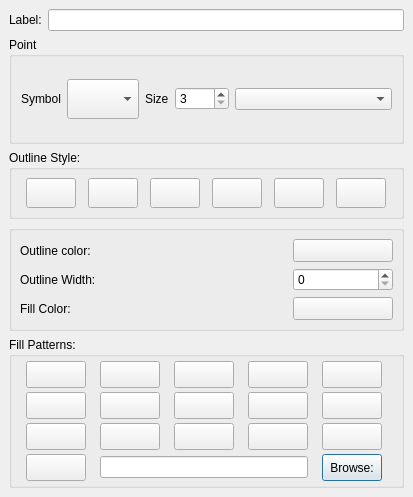
<ui version="4.0" >
 <class>QgsSingleSymbolDialogBase</class>
 <widget class="QDialog" name="QgsSingleSymbolDialogBase" >
  <property name="geometry" >
   <rect>
    <x>0</x>
    <y>0</y>
    <width>413</width>
    <height>497</height>
   </rect>
  </property>
  <property name="sizePolicy" >
   <sizepolicy vsizetype="Preferred" hsizetype="MinimumExpanding" >
    <horstretch>0</horstretch>
    <verstretch>0</verstretch>
   </sizepolicy>
  </property>
  <property name="windowTitle" >
   <string>Single Symbol</string>
  </property>
  <layout class="QGridLayout" >
   <property name="leftMargin" >
    <number>9</number>
   </property>
   <property name="topMargin" >
    <number>9</number>
   </property>
   <property name="rightMargin" >
    <number>9</number>
   </property>
   <property name="bottomMargin" >
    <number>9</number>
   </property>
   <property name="horizontalSpacing" >
    <number>6</number>
   </property>
   <property name="verticalSpacing" >
    <number>6</number>
   </property>
   <item row="0" column="0" >
    <layout class="QHBoxLayout" >
     <property name="spacing" >
      <number>6</number>
     </property>
     <property name="leftMargin" >
      <number>0</number>
     </property>
     <property name="topMargin" >
      <number>0</number>
     </property>
     <property name="rightMargin" >
      <number>0</number>
     </property>
     <property name="bottomMargin" >
      <number>0</number>
     </property>
     <item>
      <widget class="QLabel" name="mLabel" >
       <property name="minimumSize" >
        <size>
         <width>0</width>
         <height>22</height>
        </size>
       </property>
       <property name="text" >
        <string>Label:</string>
       </property>
       <property name="buddy" >
        <cstring>mLabelEdit</cstring>
       </property>
      </widget>
     </item>
     <item>
      <widget class="QLineEdit" name="mLabelEdit" >
       <property name="minimumSize" >
        <size>
         <width>0</width>
         <height>22</height>
        </size>
       </property>
      </widget>
     </item>
    </layout>
   </item>
   <item row="1" column="0" >
    <widget class="QGroupBox" name="mGroupPoint" >
     <property name="title" >
      <string>Point</string>
     </property>
     <layout class="QGridLayout" >
      <property name="leftMargin" >
       <number>9</number>
      </property>
      <property name="topMargin" >
       <number>9</number>
      </property>
      <property name="rightMargin" >
       <number>9</number>
      </property>
      <property name="bottomMargin" >
       <number>9</number>
      </property>
      <property name="horizontalSpacing" >
       <number>6</number>
      </property>
      <property name="verticalSpacing" >
       <number>6</number>
      </property>
      <item row="0" column="1" >
       <widget class="QComboBox" name="mPointSymbolComboBox" >
        <property name="sizePolicy" >
         <sizepolicy vsizetype="Expanding" hsizetype="Preferred" >
          <horstretch>0</horstretch>
          <verstretch>0</verstretch>
         </sizepolicy>
        </property>
        <property name="minimumSize" >
         <size>
          <width>0</width>
          <height>0</height>
         </size>
        </property>
        <property name="maximumSize" >
         <size>
          <width>32767</width>
          <height>40</height>
         </size>
        </property>
       </widget>
      </item>
      <item row="0" column="3" >
       <widget class="QLabel" name="textLabel1_2" >
        <property name="text" >
         <string>Size</string>
        </property>
        <property name="buddy" >
         <cstring>mPointSizeSpinBox</cstring>
        </property>
       </widget>
      </item>
      <item row="0" column="4" >
       <widget class="QSpinBox" name="mPointSizeSpinBox" >
        <property name="minimum" >
         <number>3</number>
        </property>
        <property name="maximum" >
         <number>1000</number>
        </property>
        <property name="singleStep" >
         <number>1</number>
        </property>
        <property name="value" >
         <number>3</number>
        </property>
       </widget>
      </item>
      <item row="0" column="0" >
       <widget class="QLabel" name="textLabel1" >
        <property name="sizePolicy" >
         <sizepolicy vsizetype="Minimum" hsizetype="Preferred" >
          <horstretch>0</horstretch>
          <verstretch>0</verstretch>
         </sizepolicy>
        </property>
        <property name="text" >
         <string>Symbol</string>
        </property>
        <property name="buddy" >
         <cstring>mPointSymbolComboBox</cstring>
        </property>
       </widget>
      </item>
      <item row="0" column="5" >
       <widget class="QComboBox" name="mScaleTypeSelect" >
        <property name="sizePolicy" >
         <sizepolicy vsizetype="Fixed" hsizetype="Expanding" >
          <horstretch>0</horstretch>
          <verstretch>0</verstretch>
         </sizepolicy>
        </property>
       </widget>
      </item>
     </layout>
    </widget>
   </item>
   <item row="4" column="0" >
    <widget class="QGroupBox" name="grpPattern" >
     <property name="title" >
      <string>Fill Patterns:</string>
     </property>
     <layout class="QGridLayout" >
      <property name="leftMargin" >
       <number>4</number>
      </property>
      <property name="topMargin" >
       <number>4</number>
      </property>
      <property name="rightMargin" >
       <number>4</number>
      </property>
      <property name="bottomMargin" >
       <number>4</number>
      </property>
      <property name="horizontalSpacing" >
       <number>4</number>
      </property>
      <property name="verticalSpacing" >
       <number>4</number>
      </property>
      <item row="1" column="1" >
       <widget class="QToolButton" name="dense5" >
        <property name="maximumSize" >
         <size>
          <width>60</width>
          <height>30</height>
         </size>
        </property>
        <property name="text" >
         <string/>
        </property>
        <property name="iconSize" >
         <size>
          <width>50</width>
          <height>20</height>
         </size>
        </property>
        <property name="checkable" >
         <bool>true</bool>
        </property>
        <property name="autoExclusive" >
         <bool>true</bool>
        </property>
       </widget>
      </item>
      <item row="0" column="2" >
       <widget class="QToolButton" name="dense4" >
        <property name="maximumSize" >
         <size>
          <width>60</width>
          <height>30</height>
         </size>
        </property>
        <property name="text" >
         <string/>
        </property>
        <property name="iconSize" >
         <size>
          <width>50</width>
          <height>20</height>
         </size>
        </property>
        <property name="checkable" >
         <bool>true</bool>
        </property>
        <property name="autoExclusive" >
         <bool>true</bool>
        </property>
       </widget>
      </item>
      <item row="0" column="0" >
       <widget class="QToolButton" name="solid" >
        <property name="maximumSize" >
         <size>
          <width>60</width>
          <height>30</height>
         </size>
        </property>
        <property name="text" >
         <string/>
        </property>
        <property name="iconSize" >
         <size>
          <width>50</width>
          <height>20</height>
         </size>
        </property>
        <property name="checkable" >
         <bool>true</bool>
        </property>
        <property name="autoExclusive" >
         <bool>true</bool>
        </property>
       </widget>
      </item>
      <item row="0" column="1" >
       <widget class="QToolButton" name="fdiag" >
        <property name="maximumSize" >
         <size>
          <width>60</width>
          <height>30</height>
         </size>
        </property>
        <property name="text" >
         <string/>
        </property>
        <property name="iconSize" >
         <size>
          <width>50</width>
          <height>20</height>
         </size>
        </property>
        <property name="checkable" >
         <bool>true</bool>
        </property>
        <property name="autoExclusive" >
         <bool>true</bool>
        </property>
       </widget>
      </item>
      <item row="0" column="3" >
       <widget class="QToolButton" name="horizontal" >
        <property name="maximumSize" >
         <size>
          <width>60</width>
          <height>30</height>
         </size>
        </property>
        <property name="text" >
         <string/>
        </property>
        <property name="iconSize" >
         <size>
          <width>50</width>
          <height>20</height>
         </size>
        </property>
        <property name="checkable" >
         <bool>true</bool>
        </property>
        <property name="autoExclusive" >
         <bool>true</bool>
        </property>
       </widget>
      </item>
      <item row="1" column="0" >
       <widget class="QToolButton" name="diagcross" >
        <property name="maximumSize" >
         <size>
          <width>60</width>
          <height>30</height>
         </size>
        </property>
        <property name="text" >
         <string/>
        </property>
        <property name="iconSize" >
         <size>
          <width>50</width>
          <height>20</height>
         </size>
        </property>
        <property name="checkable" >
         <bool>true</bool>
        </property>
        <property name="autoExclusive" >
         <bool>true</bool>
        </property>
       </widget>
      </item>
      <item row="0" column="4" >
       <widget class="QToolButton" name="bdiag" >
        <property name="sizePolicy" >
         <sizepolicy vsizetype="Minimum" hsizetype="Minimum" >
          <horstretch>0</horstretch>
          <verstretch>0</verstretch>
         </sizepolicy>
        </property>
        <property name="minimumSize" >
         <size>
          <width>0</width>
          <height>0</height>
         </size>
        </property>
        <property name="maximumSize" >
         <size>
          <width>60</width>
          <height>30</height>
         </size>
        </property>
        <property name="text" >
         <string/>
        </property>
        <property name="iconSize" >
         <size>
          <width>50</width>
          <height>20</height>
         </size>
        </property>
        <property name="checkable" >
         <bool>true</bool>
        </property>
        <property name="autoExclusive" >
         <bool>true</bool>
        </property>
       </widget>
      </item>
      <item row="2" column="1" >
       <widget class="QToolButton" name="cross" >
        <property name="sizePolicy" >
         <sizepolicy vsizetype="Preferred" hsizetype="Preferred" >
          <horstretch>0</horstretch>
          <verstretch>0</verstretch>
         </sizepolicy>
        </property>
        <property name="maximumSize" >
         <size>
          <width>60</width>
          <height>30</height>
         </size>
        </property>
        <property name="text" >
         <string/>
        </property>
        <property name="iconSize" >
         <size>
          <width>50</width>
          <height>20</height>
         </size>
        </property>
        <property name="checkable" >
         <bool>true</bool>
        </property>
        <property name="autoExclusive" >
         <bool>true</bool>
        </property>
       </widget>
      </item>
      <item row="1" column="2" >
       <widget class="QToolButton" name="vertical" >
        <property name="maximumSize" >
         <size>
          <width>60</width>
          <height>30</height>
         </size>
        </property>
        <property name="text" >
         <string/>
        </property>
        <property name="iconSize" >
         <size>
          <width>50</width>
          <height>20</height>
         </size>
        </property>
        <property name="checkable" >
         <bool>true</bool>
        </property>
        <property name="autoExclusive" >
         <bool>true</bool>
        </property>
       </widget>
      </item>
      <item row="1" column="3" >
       <widget class="QToolButton" name="dense1" >
        <property name="maximumSize" >
         <size>
          <width>60</width>
          <height>30</height>
         </size>
        </property>
        <property name="text" >
         <string/>
        </property>
        <property name="iconSize" >
         <size>
          <width>50</width>
          <height>20</height>
         </size>
        </property>
        <property name="checkable" >
         <bool>true</bool>
        </property>
        <property name="autoExclusive" >
         <bool>true</bool>
        </property>
       </widget>
      </item>
      <item row="1" column="4" >
       <widget class="QToolButton" name="dense3" >
        <property name="sizePolicy" >
         <sizepolicy vsizetype="Preferred" hsizetype="Preferred" >
          <horstretch>0</horstretch>
          <verstretch>0</verstretch>
         </sizepolicy>
        </property>
        <property name="minimumSize" >
         <size>
          <width>0</width>
          <height>0</height>
         </size>
        </property>
        <property name="maximumSize" >
         <size>
          <width>60</width>
          <height>30</height>
         </size>
        </property>
        <property name="text" >
         <string/>
        </property>
        <property name="iconSize" >
         <size>
          <width>50</width>
          <height>20</height>
         </size>
        </property>
        <property name="checkable" >
         <bool>true</bool>
        </property>
        <property name="autoExclusive" >
         <bool>true</bool>
        </property>
       </widget>
      </item>
      <item row="2" column="2" >
       <widget class="QToolButton" name="dense2" >
        <property name="sizePolicy" >
         <sizepolicy vsizetype="Preferred" hsizetype="Preferred" >
          <horstretch>0</horstretch>
          <verstretch>0</verstretch>
         </sizepolicy>
        </property>
        <property name="maximumSize" >
         <size>
          <width>60</width>
          <height>30</height>
         </size>
        </property>
        <property name="text" >
         <string/>
        </property>
        <property name="iconSize" >
         <size>
          <width>50</width>
          <height>20</height>
         </size>
        </property>
        <property name="checkable" >
         <bool>true</bool>
        </property>
        <property name="autoExclusive" >
         <bool>true</bool>
        </property>
       </widget>
      </item>
      <item row="2" column="4" >
       <widget class="QToolButton" name="nopen" >
        <property name="sizePolicy" >
         <sizepolicy vsizetype="Preferred" hsizetype="Preferred" >
          <horstretch>0</horstretch>
          <verstretch>0</verstretch>
         </sizepolicy>
        </property>
        <property name="minimumSize" >
         <size>
          <width>0</width>
          <height>0</height>
         </size>
        </property>
        <property name="maximumSize" >
         <size>
          <width>60</width>
          <height>30</height>
         </size>
        </property>
        <property name="toolTip" >
         <string>No Fill</string>
        </property>
        <property name="text" >
         <string/>
        </property>
        <property name="iconSize" >
         <size>
          <width>50</width>
          <height>20</height>
         </size>
        </property>
        <property name="checkable" >
         <bool>true</bool>
        </property>
        <property name="autoExclusive" >
         <bool>true</bool>
        </property>
       </widget>
      </item>
      <item row="2" column="0" >
       <widget class="QToolButton" name="dense6" >
        <property name="sizePolicy" >
         <sizepolicy vsizetype="Preferred" hsizetype="Preferred" >
          <horstretch>0</horstretch>
          <verstretch>0</verstretch>
         </sizepolicy>
        </property>
        <property name="maximumSize" >
         <size>
          <width>60</width>
          <height>30</height>
         </size>
        </property>
        <property name="text" >
         <string/>
        </property>
        <property name="iconSize" >
         <size>
          <width>50</width>
          <height>20</height>
         </size>
        </property>
        <property name="checkable" >
         <bool>true</bool>
        </property>
        <property name="autoExclusive" >
         <bool>true</bool>
        </property>
       </widget>
      </item>
      <item row="2" column="3" >
       <widget class="QToolButton" name="dense7" >
        <property name="sizePolicy" >
         <sizepolicy vsizetype="Preferred" hsizetype="Preferred" >
          <horstretch>0</horstretch>
          <verstretch>0</verstretch>
         </sizepolicy>
        </property>
        <property name="maximumSize" >
         <size>
          <width>60</width>
          <height>30</height>
         </size>
        </property>
        <property name="text" >
         <string/>
        </property>
        <property name="iconSize" >
         <size>
          <width>50</width>
          <height>20</height>
         </size>
        </property>
        <property name="checkable" >
         <bool>true</bool>
        </property>
        <property name="autoExclusive" >
         <bool>true</bool>
        </property>
       </widget>
      </item>
      <item row="3" column="1" colspan="3" >
       <widget class="QLineEdit" name="textureFilePath" />
      </item>
      <item row="3" column="4" >
       <widget class="QPushButton" name="textureSelect" >
        <property name="maximumSize" >
         <size>
          <width>60</width>
          <height>30</height>
         </size>
        </property>
        <property name="text" >
         <string>Browse:</string>
        </property>
       </widget>
      </item>
      <item row="3" column="0" >
       <widget class="QToolButton" name="texture" >
        <property name="sizePolicy" >
         <sizepolicy vsizetype="Preferred" hsizetype="Preferred" >
          <horstretch>0</horstretch>
          <verstretch>0</verstretch>
         </sizepolicy>
        </property>
        <property name="maximumSize" >
         <size>
          <width>60</width>
          <height>30</height>
         </size>
        </property>
        <property name="text" >
         <string/>
        </property>
        <property name="iconSize" >
         <size>
          <width>50</width>
          <height>20</height>
         </size>
        </property>
        <property name="checkable" >
         <bool>true</bool>
        </property>
        <property name="autoExclusive" >
         <bool>true</bool>
        </property>
       </widget>
      </item>
     </layout>
    </widget>
   </item>
   <item row="2" column="0" >
    <widget class="QGroupBox" name="groupBox_2" >
     <property name="title" >
      <string>Outline Style:</string>
     </property>
     <layout class="QGridLayout" >
      <property name="leftMargin" >
       <number>8</number>
      </property>
      <property name="topMargin" >
       <number>8</number>
      </property>
      <property name="rightMargin" >
       <number>8</number>
      </property>
      <property name="bottomMargin" >
       <number>8</number>
      </property>
      <property name="horizontalSpacing" >
       <number>6</number>
      </property>
      <property name="verticalSpacing" >
       <number>6</number>
      </property>
      <item row="0" column="2" >
       <widget class="QToolButton" name="pbnLineDashDot" >
        <property name="maximumSize" >
         <size>
          <width>50</width>
          <height>30</height>
         </size>
        </property>
        <property name="text" >
         <string/>
        </property>
        <property name="iconSize" >
         <size>
          <width>60</width>
          <height>26</height>
         </size>
        </property>
        <property name="checkable" >
         <bool>true</bool>
        </property>
        <property name="autoExclusive" >
         <bool>true</bool>
        </property>
       </widget>
      </item>
      <item row="0" column="4" >
       <widget class="QToolButton" name="pbnLineDashDotDot" >
        <property name="maximumSize" >
         <size>
          <width>50</width>
          <height>30</height>
         </size>
        </property>
        <property name="text" >
         <string/>
        </property>
        <property name="iconSize" >
         <size>
          <width>60</width>
          <height>26</height>
         </size>
        </property>
        <property name="checkable" >
         <bool>true</bool>
        </property>
        <property name="autoExclusive" >
         <bool>true</bool>
        </property>
       </widget>
      </item>
      <item row="0" column="0" >
       <widget class="QToolButton" name="pbnLineSolid" >
        <property name="maximumSize" >
         <size>
          <width>50</width>
          <height>30</height>
         </size>
        </property>
        <property name="text" >
         <string/>
        </property>
        <property name="iconSize" >
         <size>
          <width>60</width>
          <height>26</height>
         </size>
        </property>
        <property name="checkable" >
         <bool>true</bool>
        </property>
        <property name="autoExclusive" >
         <bool>true</bool>
        </property>
       </widget>
      </item>
      <item row="0" column="3" >
       <widget class="QToolButton" name="pbnLineDash" >
        <property name="maximumSize" >
         <size>
          <width>50</width>
          <height>30</height>
         </size>
        </property>
        <property name="text" >
         <string/>
        </property>
        <property name="iconSize" >
         <size>
          <width>60</width>
          <height>26</height>
         </size>
        </property>
        <property name="checkable" >
         <bool>true</bool>
        </property>
        <property name="autoExclusive" >
         <bool>true</bool>
        </property>
       </widget>
      </item>
      <item row="0" column="1" >
       <widget class="QToolButton" name="pbnLineDot" >
        <property name="maximumSize" >
         <size>
          <width>50</width>
          <height>30</height>
         </size>
        </property>
        <property name="text" >
         <string/>
        </property>
        <property name="iconSize" >
         <size>
          <width>60</width>
          <height>26</height>
         </size>
        </property>
        <property name="checkable" >
         <bool>true</bool>
        </property>
        <property name="autoExclusive" >
         <bool>true</bool>
        </property>
       </widget>
      </item>
      <item row="0" column="5" >
       <widget class="QToolButton" name="pbnLineNoPen" >
        <property name="maximumSize" >
         <size>
          <width>50</width>
          <height>30</height>
         </size>
        </property>
        <property name="text" >
         <string/>
        </property>
        <property name="iconSize" >
         <size>
          <width>60</width>
          <height>26</height>
         </size>
        </property>
        <property name="checkable" >
         <bool>true</bool>
        </property>
        <property name="autoExclusive" >
         <bool>true</bool>
        </property>
       </widget>
      </item>
     </layout>
    </widget>
   </item>
   <item row="3" column="0" >
    <widget class="QGroupBox" name="groupBox_3" >
     <property name="title" >
      <string/>
     </property>
     <layout class="QGridLayout" >
      <property name="leftMargin" >
       <number>8</number>
      </property>
      <property name="topMargin" >
       <number>8</number>
      </property>
      <property name="rightMargin" >
       <number>8</number>
      </property>
      <property name="bottomMargin" >
       <number>8</number>
      </property>
      <property name="horizontalSpacing" >
       <number>6</number>
      </property>
      <property name="verticalSpacing" >
       <number>6</number>
      </property>
      <item row="1" column="2" >
       <spacer>
        <property name="orientation" >
         <enum>Qt::Horizontal</enum>
        </property>
        <property name="sizeType" >
         <enum>QSizePolicy::Expanding</enum>
        </property>
        <property name="sizeHint" >
         <size>
          <width>201</width>
          <height>16</height>
         </size>
        </property>
       </spacer>
      </item>
      <item row="1" column="3" >
       <widget class="QSpinBox" name="outlinewidthspinbox" >
        <property name="sizePolicy" >
         <sizepolicy vsizetype="Fixed" hsizetype="Maximum" >
          <horstretch>0</horstretch>
          <verstretch>0</verstretch>
         </sizepolicy>
        </property>
        <property name="maximumSize" >
         <size>
          <width>100</width>
          <height>32767</height>
         </size>
        </property>
        <property name="minimum" >
         <number>0</number>
        </property>
       </widget>
      </item>
      <item row="1" column="0" colspan="2" >
       <widget class="QLabel" name="outlinewidthlabel" >
        <property name="text" >
         <string>Outline Width:</string>
        </property>
        <property name="buddy" >
         <cstring>outlinewidthspinbox</cstring>
        </property>
       </widget>
      </item>
      <item row="0" column="3" >
       <widget class="QgsColorButton" name="btnOutlineColor" >
        <property name="minimumSize" >
         <size>
          <width>100</width>
          <height>0</height>
         </size>
        </property>
        <property name="text" >
         <string/>
        </property>
       </widget>
      </item>
      <item row="2" column="3" >
       <widget class="QgsColorButton" name="btnFillColor" >
        <property name="minimumSize" >
         <size>
          <width>100</width>
          <height>0</height>
         </size>
        </property>
        <property name="text" >
         <string/>
        </property>
       </widget>
      </item>
      <item row="2" column="1" colspan="2" >
       <spacer>
        <property name="orientation" >
         <enum>Qt::Horizontal</enum>
        </property>
        <property name="sizeType" >
         <enum>QSizePolicy::Expanding</enum>
        </property>
        <property name="sizeHint" >
         <size>
          <width>138</width>
          <height>16</height>
         </size>
        </property>
       </spacer>
      </item>
      <item row="2" column="0" >
       <widget class="QLabel" name="fillcolorlabel" >
        <property name="text" >
         <string>Fill Color:</string>
        </property>
        <property name="buddy" >
         <cstring>btnFillColor</cstring>
        </property>
       </widget>
      </item>
      <item row="0" column="0" colspan="2" >
       <widget class="QLabel" name="outlinecolorlabel" >
        <property name="text" >
         <string>Outline color:</string>
        </property>
        <property name="buddy" >
         <cstring>btnOutlineColor</cstring>
        </property>
       </widget>
      </item>
      <item row="0" column="2" >
       <spacer>
        <property name="orientation" >
         <enum>Qt::Horizontal</enum>
        </property>
        <property name="sizeType" >
         <enum>QSizePolicy::Expanding</enum>
        </property>
        <property name="sizeHint" >
         <size>
          <width>116</width>
          <height>16</height>
         </size>
        </property>
       </spacer>
      </item>
     </layout>
    </widget>
   </item>
  </layout>
 </widget>
 <layoutdefault spacing="6" margin="11" />
 <pixmapfunction>qPixmapFromMimeSource</pixmapfunction>
 <customwidgets>
  <customwidget>
   <class>QgsColorButton</class>
   <extends>QToolButton</extends>
   <header>qgscolorbutton.h</header>
  </customwidget>
 </customwidgets>
 <tabstops>
  <tabstop>mLabelEdit</tabstop>
  <tabstop>mPointSymbolComboBox</tabstop>
  <tabstop>mPointSizeSpinBox</tabstop>
  <tabstop>pbnLineSolid</tabstop>
  <tabstop>pbnLineDot</tabstop>
  <tabstop>pbnLineDashDot</tabstop>
  <tabstop>pbnLineDash</tabstop>
  <tabstop>pbnLineDashDotDot</tabstop>
  <tabstop>pbnLineNoPen</tabstop>
  <tabstop>btnOutlineColor</tabstop>
  <tabstop>outlinewidthspinbox</tabstop>
  <tabstop>btnFillColor</tabstop>
  <tabstop>solid</tabstop>
  <tabstop>fdiag</tabstop>
  <tabstop>dense4</tabstop>
  <tabstop>horizontal</tabstop>
  <tabstop>bdiag</tabstop>
  <tabstop>diagcross</tabstop>
  <tabstop>dense5</tabstop>
  <tabstop>vertical</tabstop>
  <tabstop>dense1</tabstop>
  <tabstop>dense3</tabstop>
  <tabstop>dense6</tabstop>
  <tabstop>cross</tabstop>
  <tabstop>dense2</tabstop>
  <tabstop>dense7</tabstop>
  <tabstop>nopen</tabstop>
 </tabstops>
 <resources/>
 <connections/>
</ui>
